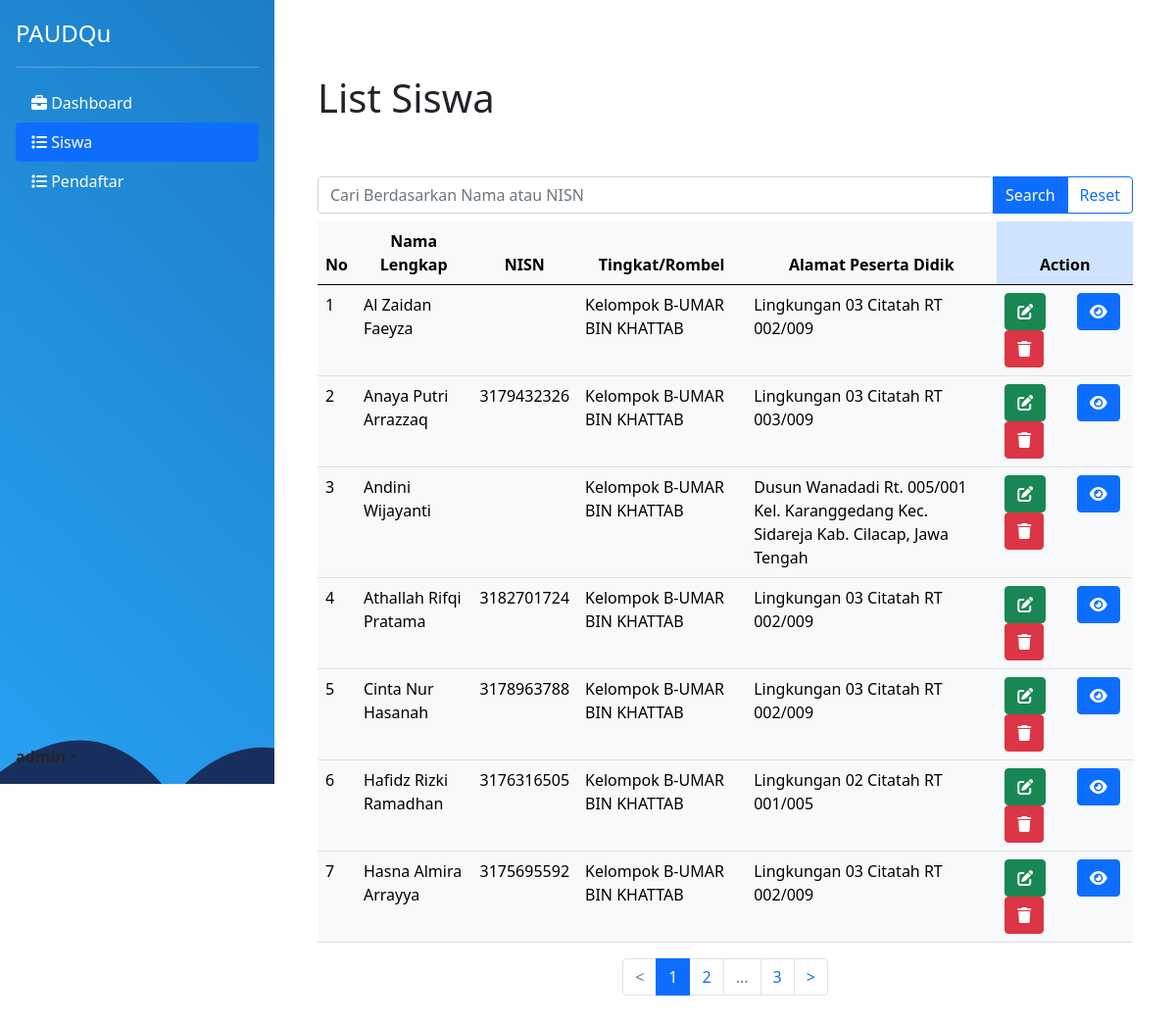
The app's page /siswa.php (signed in), older data.
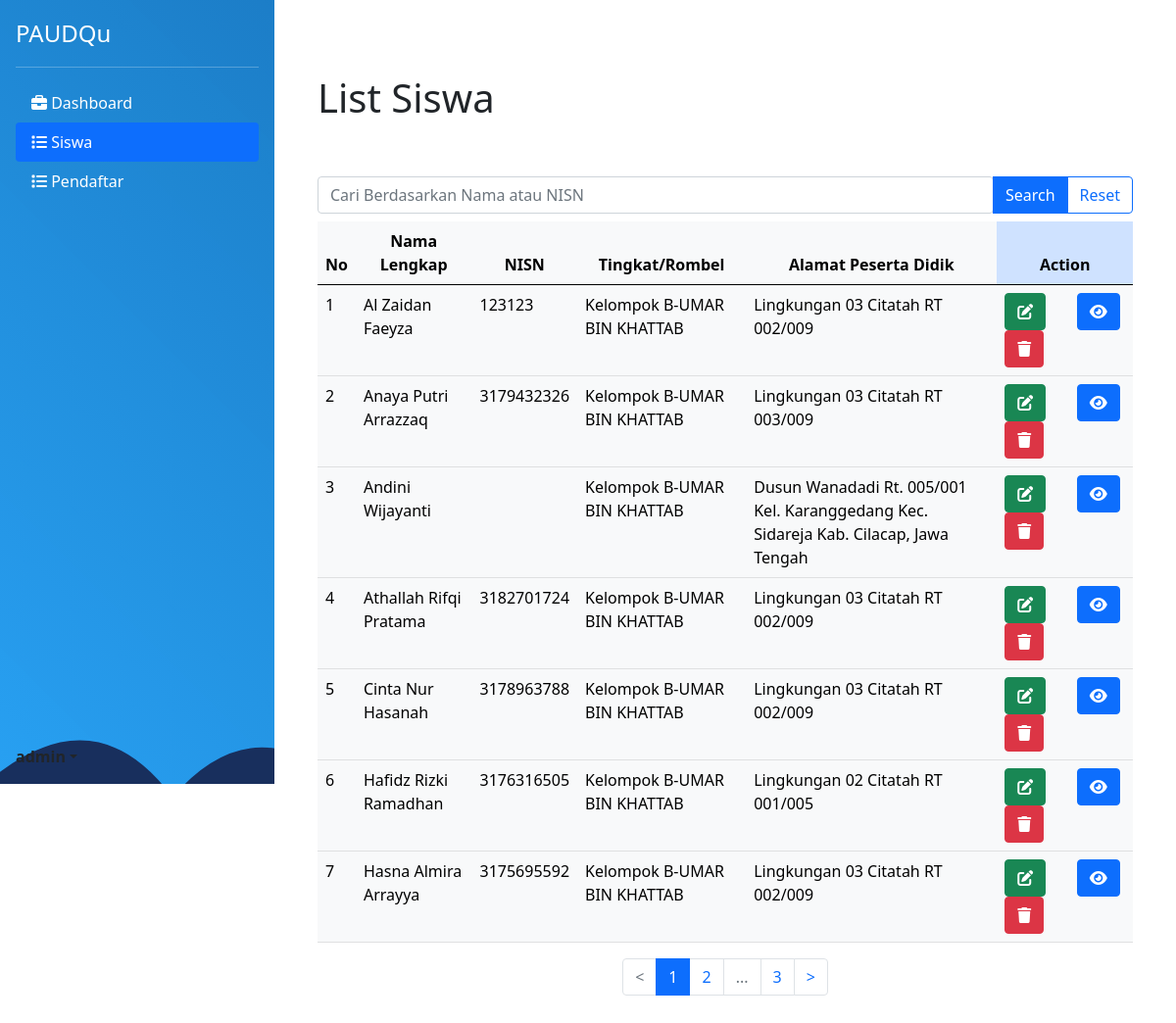
The same page, newer data.
### tables this page shows
CREATE TABLE `siswa` (
  `id` int(11) NOT NULL,
  `Nama_Lengkap` varchar(255) NOT NULL,
  `NIK` varchar(20) DEFAULT NULL,
  `Tempat_Lahir` varchar(100) DEFAULT NULL,
  `Tanggal_Lahir` date DEFAULT NULL,
  `Jenis_Kelamin` varchar(10) DEFAULT NULL,
  `Agama` varchar(20) DEFAULT NULL,
  `Anak_ke` int(11) DEFAULT NULL,
  `Alamat_Peserta_Didik` varchar(255) DEFAULT NULL,
  `Ayah` varchar(100) DEFAULT NULL,
  `Ibu` varchar(100) DEFAULT NULL,
  `Alamat_Orang_Tua` varchar(255) DEFAULT NULL,
  `Pekerjaan_Ayah` varchar(50) DEFAULT NULL,
  `Pekerjaan_Ibu` varchar(50) DEFAULT NULL,
  `NIS` varchar(20) DEFAULT NULL,
  `NISN` varchar(20) DEFAULT NULL,
  `Tingkat_Rombel` varchar(50) DEFAULT NULL
);

### siswa.php (the view, shortened to what the changed rows need)
<?php
$table = "siswa";
include "controller/connection.php";
?>
<!DOCTYPE html>
<html lang="en">
<head>
    <link rel="stylesheet" href="css/style.css">
    <link href="https://cdn.jsdelivr.net/npm/bootstrap@5.0.2/dist/css/bootstrap.min.css" rel="stylesheet">
</head>
<body class="vh-100">
    <main class="flex-shrink-0">
        <div class="container mt-4 bg-white p-4 rounded">
            <h1 class="mt-2">List Siswa</h1>
            <div class="table-responsive">
                <table class="table table-light table-hover mt-2">
                    <thead class="thead-dark text-center">
                        <tr>
                            <th scope="col">No</th>
                            <th scope="col">Nama Lengkap</th>
                            <th scope="col">NISN</th>
                            <th scope="col">Tingkat/Rombel</th>
                            <th scope="col">Alamat Peserta Didik</th>
                            <th scope="col" class="table-primary">Action</th>
                        </tr>
                    </thead>
                    <tbody>
                        <?php
                        $limit = 7;
                        $page = isset($_GET['page']) ? (int)$_GET['page'] : 1;
                        $offset = ($page - 1) * $limit;
                        if (isset($_GET['search']) && !empty($_GET['search'])) {
                            $search = mysqli_real_escape_string($conn, $_GET['search']);
                            $sql_fetch = "SELECT * FROM siswa WHERE Nama_Lengkap LIKE '%$search%' OR nisn = '$search' LIMIT $limit OFFSET $offset";
                            $query = mysqli_query($conn, $sql_fetch);
                        } else {
                            $sql_fetch = "SELECT * FROM siswa LIMIT $limit OFFSET $offset";
                            $query = mysqli_query($conn, $sql_fetch);
                        }
                        $number = $offset + 1;
                        if (mysqli_num_rows($query) === 0) {
                            echo '<h1 class="text-center mt-5 mb-5">Tidak ada Data</h1>';
                        } else {
                            while ($row = mysqli_fetch_array($query)) {
                        ?>
                                <tr>
                                    <td class="col"><?php echo $number++ ?></td>
                                    <td class="col"><?php echo $row['Nama_Lengkap'] ?></td>
                                    <td class="col"><?php echo $row['NISN']; ?></td>
                                    <td class="col"><?php echo $row['Tingkat_Rombel']; ?></td>
                                    <td class="col"><?php echo $row['Alamat_Peserta_Didik']; ?></td>
                                    <td class="col-2">
                                        <div class="row">
                                            <div class="col">
                                                <a class="btn btn-success" href="edit.php?id=<?php echo $row['id']; ?>"><i class="fas fa-solid fa-edit ?>"></i></a>
                                            </div>
                                            <div class="col">
                                                <a class="btn btn-primary" href="detail.php?id=<?php echo $row['id']; ?>"><i class="fas fa-solid fa-eye ?>"></i></a>
                                            </div>
                                            <div class="col">
                                                <button class="btn btn-danger" onclick="deleteData(<?php echo $row['id']; ?>, '<?php echo $table; ?>')"><i class="fa-solid fa-trash"></i></button>
                                            </div>
                                        </div>
                                    </td>
                                </tr>
                        <?php
                            }
                        }
                        ?>
                    </tbody>
                </table>
            </div>
        </div>
    </main>
</body>
</html>

Row changes from the older to the newer data that the page shows:
changed siswa "Al Zaidan Faeyza": NISN (not shown) → "123123"
